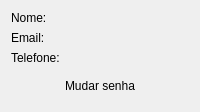
                      <widget class="QWidget" name="tab_3">
                       <attribute name="title">
                        <string>Informações</string>
                       </attribute>
                       <layout class="QVBoxLayout" name="verticalLayout_34">
                        <item>
                         <widget class="QLabel" name="Labelnome">
                          <property name="styleSheet">
                           <string notr="true"/>
                          </property>
                          <property name="text">
                           <string>Nome:</string>
                          </property>
                         </widget>
                        </item>
                        <item>
                         <widget class="QLabel" name="Labelemail">
                          <property name="styleSheet">
                           <string notr="true"/>
                          </property>
                          <property name="text">
                           <string>Email:</string>
                          </property>
                         </widget>
                        </item>
                        <item>
                         <widget class="QLabel" name="Labeltelefone">
                          <property name="styleSheet">
                           <string notr="true">color: rgb(0, 0, 0);</string>
                          </property>
                          <property name="text">
                           <string>Telefone:</string>
                          </property>
                         </widget>
                        </item>
                        <item>
                         <widget class="QPushButton" name="mudarsenha">
                          <property name="minimumSize">
                           <size>
                            <width>0</width>
                            <height>30</height>
                           </size>
                          </property>
                          <property name="styleSheet">
                           <string notr="true">QPushButton:hover{
	background-color: rgb(239, 41, 41);
   border-top-left-radus:15px;
   color: rgb(255, 255, 255);
}

QPushButton{
border-radius:15px;
}
</string>
                          </property>
                          <property name="text">
                           <string>Mudar senha</string>
                          </property>
                         </widget>
                        </item>
                       </layout>
                      </widget>
